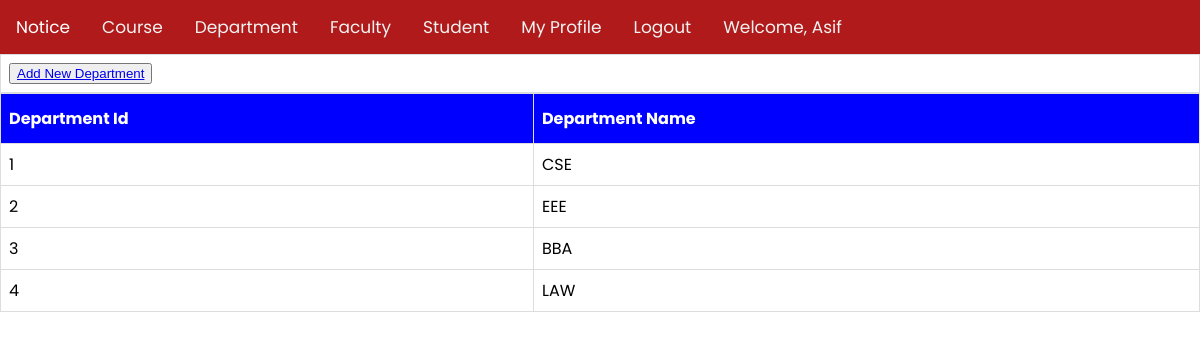
The app's page /views/Department.php (signed in) with its own data.
### tables this page shows
CREATE TABLE `department` (
  `id` int(11) NOT NULL,
  `departmentName` varchar(20) NOT NULL
);

### Models/db_config.php (called while the page is built, shortened)
<?php
        function AllDepartment(){
            $con = mysqli_connect('localhost','root', '', 'webtech');
            $sql = 'select * from department';
            $result = mysqli_query($con,$sql);
            $ArrayF=array();
            while($row = mysqli_fetch_assoc($result)){
                $ArrayF[]=$row;
            }
            return $ArrayF;
        }
?>

### Controllers/departmentList.php (called while the page is built)
<?php
require '../Models/db_config.php';
function getAllDepartment(){
    $departments = AllDepartment();
    return $departments;
}
?>

### Views/Department.php (the view, shortened to what this page needs)
<?php
    include 'navbar.php';
    require_once '../Controllers/departmentList.php';
    $departments = getAllDepartment();
?>
    <form action="">
        <table>
            <tr>
            <td><button><a href="./AddNewDepartment.php">Add New Department</a></button></td>
                <table cellspacing="0" cellpadding="0" border="1" width="361px" height="86px">
                    <tr align="center" >
                        <th >Department Id</th>
                        <th >Department Name</th>
                        <?php
                        echo "<tr align='center'>";
                        foreach($departments as $department){
                            echo "<tr>";
                            echo "<td>".$department['id']."</td>";
                            echo "<td>".$department['departmentName']."</td>";
                        }
                        ?>
                </table>
    </form>
</body>
</html>

### Views/navbar.php (style rules this page uses)
body { margin: 0; font-family: 'Poppins', sans-serif; }
table { font-family: 'Poppins', sans-serif; border-collapse: collapse; width: 100%; }
td, th { border: 1px solid #ddd; padding: 8px; }
th { padding-top: 12px; padding-bottom: 12px; text-align: left; background-color: blue; color: white; }

### records on screen
department: id "1", departmentName "CSE"
department: id "2", departmentName "EEE"
department: id "3", departmentName "BBA"
department: id "4", departmentName "LAW"

### other values on screen
$_SESSION['user']['username'] "Asif"
